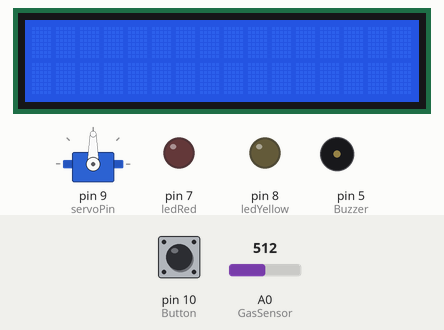
This sketch was run on a simulated Arduino Uno, built with avr-gcc and run on an emulated ATmega328P. Shown: 16×2 character LCD, servo, output pins drawn as LEDs (lit = HIGH), buzzer (waves = sounding, pin HIGH). Dashed ring = blinking. The inputs (shaded band) are chosen by the test bench; at power-on: pin 10 (Button) LOW, A0 (GasSensor) = 512.

Above: at 1.2 s.
1.3 s: pin 10 (Button) pulled HIGH for 0.15 s
At 2.1 s:
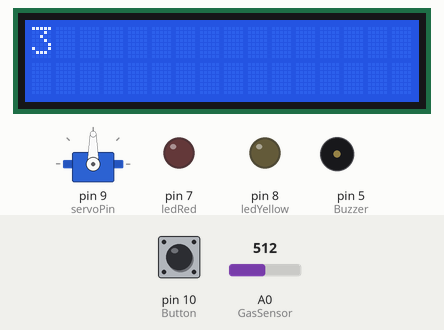
4.4 s: A0 (GasSensor) set to 306
At 7.0 s:
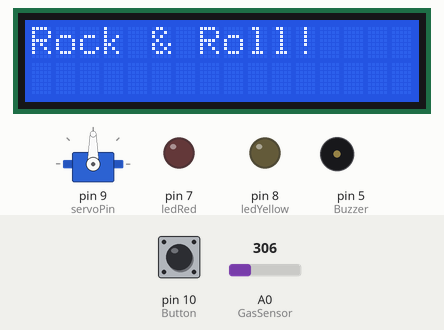
7.3 s: A0 (GasSensor) set to 330
8.8 s: A0 (GasSensor) set to 348
At 9.2 s:
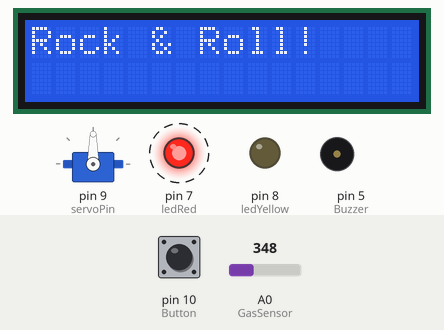
11.8 s: A0 (GasSensor) set to 511
At 14.3 s:
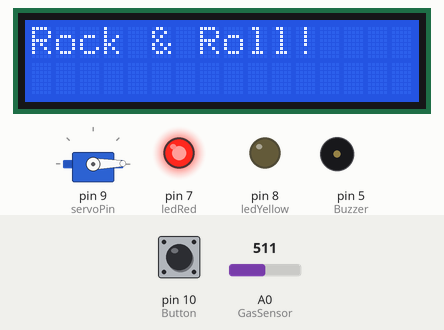
14.8 s: A0 (GasSensor) set to 122
At 18.6 s:
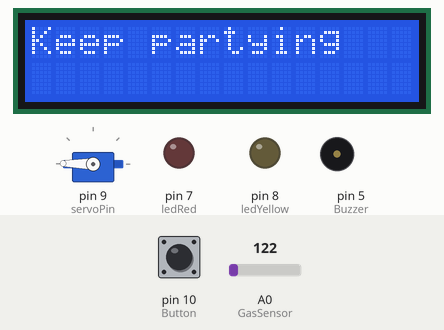
Timing chart, 0 to 18.8 s (numbered marks = the images above; inputs shaded):
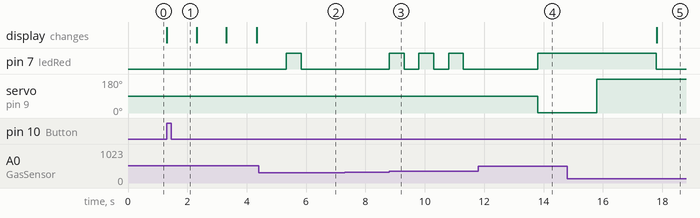

Measured:
- the behaviour switches between 337 and 338 on A0 (GasSensor) (found by bisection; images 2 and 3)
- after the input at 1.3 s, the display: changes at once (image 1)
- after the input at 4.4 s, pin 7 (ledRed): goes on until 5.8 s, then stays LOW
- after the input at 7.3 s, every drawn part: stays the same
- after the input at 8.8 s, pin 7 (ledRed): alternates HIGH for 0.50 s and LOW for 0.50 s, starting at once
- after the input at 11.8 s, pin 7 (ledRed): LOW → HIGH after 2.0 s; servo on pin 9 (servoPin): 90° → 1° after 2.0 s
- after the input at 14.8 s, pin 7 (ledRed): HIGH → LOW after 3.0 s; the display: changes after 3.0 s (image 5)

The sketch:

Arduino_Group10.ino
```cpp
#include <Servo.h>
#include <LiquidCrystal_I2C.h>
#define servoPin 9
// C++ code

LiquidCrystal_I2C lcd_1 (0x27,16,2);
String serialRead;				//string value from serial monitor
int ledYellow = 8;              //Yellow Led
int ledRed = 7;               	//Red Led
int GasSensor = A0;				//Gas sensor
int GasValue = 0;				//the gas sensor value
int GasValuePercent = 0;		//the air pollution in percents
int Buzzer = 5;            	//Buzzer output
int Button = 10;             	//Button input
int angle = 0;                  //Servo angle
int ExtremeGasTime = 0;         //Time with Extreme Gas
int crowd = 5000;               //Number Of People in the concert
int buttonState = 0;            //Button State- Pressed or Not
int done = 4000;                //Flickering Time
bool StartShow = true; 		  	 //if show needs to start
bool GasConcentration = false;  //If Currently High Gas Concentration
bool StartServo = false;		//if start servo
bool ShowStarted = false;       //if show already started
bool SmokeSpread = false;       //if smoke has been spread
bool ExtremeGasConcentration = false;           //If Currently Extreme Gas Concentration
bool Evacuate = false;         //if people need to be evacuated
bool Evacuated = false;         //if all people evacuated
bool Direction = true;          //Direction of servo rotation
Servo servo;                    //Servo Setting


void setup()
{
  lcd_1.init();
  lcd_1.backlight();
  Serial.begin(9600);          //initializing the printings to the serial monitor
  pinMode(GasSensor, INPUT);
  pinMode(Button, INPUT);
  pinMode(Buzzer, OUTPUT);
  pinMode(ledYellow, OUTPUT);
  pinMode(ledRed, OUTPUT);
  servo.attach(servoPin);
}

void loop()
{
  GasValue = analogRead(GasSensor);
  buttonState = digitalRead(Button);

  if((buttonState == HIGH)&& (StartShow)) {        //Start Show LCD
  digitalWrite(ledYellow, LOW);
  ShowStartsScreen();
  ShowStarted = true;
  StartShow = false;
  Evacuated = false;
  }

  GasValuePercent = map(GasValue, 200, 500, 0, 100);       //Converts Gas Value

  if((ShowStarted)&& (!SmokeSpread) && (GasValuePercent > 45)) {       //Smoke Spread For Avira
  SmokeSpread = activateSmokeFun(7, done);                      //Spreads Smoke for 4 Seconds;
  done -= 1000;
  }

  if(StartServo) {                 //Rotates Servo
    rotateServo ();
  }

  if((ShowStarted)&&(SmokeSpread)) {              //Show started and smoke has been spread
    delay(2000);                                 //Checks the Gas Concentration

    if ((GasValuePercent > 55)||(ExtremeGasConcentration)) {           //Extreme Gas Concentration
     if (GasConcentration == false) {                                  //First discovery of high gas
          ExtremeGasConcentration = true;
          updateHighGas ();
     }

      if (ExtremeGasTime < 5000) {                        //10 Seconds has yet to pass
        if(checkInvalid(GasValuePercent)) {
           ExtremeGasTime += 900;
        }
        else {
        backToNormal ();                     //Gas Precent is back to low
        printScreen ("Keep partying");
        }
      }

      else {

       if(((checkInvalid(GasValuePercent))&& (!Evacuated)) || (Evacuate)) {             //Need to evacuate from the show
         Evacuate = true;
         printScreen ("Please Evacuate");
         tone(Buzzer, 1000);                                                          //Evacuation Buzzer

         if (crowd > 0) {                                                             //Crowd leaving the show
           crowd = crowd - 1000;
          }

         else {                                                                    //all the crowd has left the show
           noTone(Buzzer);                                                         //Stop evacuation buzzer
           backToNormal();
           digitalWrite(ledYellow, HIGH);             				                      //Yellow Light when cleared
           printScreen ("Drink Aperol!");
           Evacuate = false;
           Evacuated = true;
          }

        }

      }
    }

   if((GasValuePercent > 50)&&(!ExtremeGasConcentration) && (ShowStarted))  {            //Alarming gas value- not extreme
     updateHighGas ();
    }

   if ((GasConcentration) && (GasValuePercent < 45) && (!Evacuate)) {                    //Gas Precent is back to low
    backToNormal();
    printScreen ("Keep partying");
    }
  }

}


//-----------Functions--------------

//Print To Screen
void printScreen (String toPrint)  {
  lcd_1.clear();
  lcd_1.setCursor(0, 0);
  lcd_1.print(toPrint);
  lcd_1.setBacklight(1);
  delay(1000); // Wait for 1 Second
}

//Show Starts Screen Print
void ShowStartsScreen () {
   printScreen("3");
   printScreen("2");
   printScreen("1");
   printScreen("Rock & Roll!");
}

//Activates Smoke For Vibes
bool activateSmokeFun (int led, int done)
{
  if (0 < done)
  {
    digitalWrite(led, HIGH);
    delay(500);
    digitalWrite(led, LOW);
    delay(500);
    return false;
  }
  done = 4000;
  digitalWrite(led, LOW);
  return true;
}

 //Operates Servo
void rotateServo () {
    if(Direction) {
      angle += 1;
    }
    else {
      angle -= 1;
    }
    servo.write(angle);
    if(angle = 180) {
      Direction = false;
    }
    if(Direction = 0) {
      Direction = true;
    }
 }

//Checks if gas Concentration is invalid
bool checkInvalid (int gasValuePercent)
{
    if ((gasValuePercent < 45)&&(StartServo))
  {
    StartServo = false;
  }
  return StartServo;
}

//updates high gas measured
void updateHighGas () {
  GasConcentration = true;
  StartServo = true;
  digitalWrite(ledRed, HIGH);
}

//back to normal air
void backToNormal () {
  digitalWrite(ledRed, LOW);
  StartServo = false;
  ShowStarted = false;
  StartShow = true;
  SmokeSpread = false;
  GasConcentration = false;
  ExtremeGasConcentration = false;
  ExtremeGasTime = 0;
  crowd = 5000;
  done = 4000;
}
```
